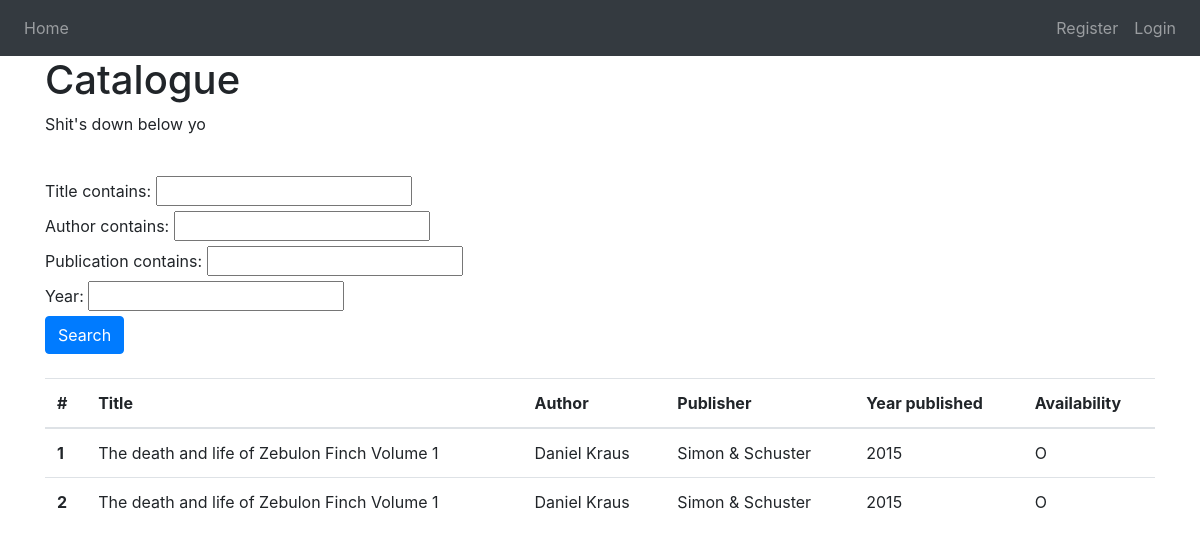
/catalogue/, run on the app's committed database.
### book/models.py (models this page shows, shortened)
class Book(models.Model):
    title = models.CharField(max_length=100)
    author = models.CharField(max_length=100)
    publication = models.CharField(max_length=100)
    year = models.IntegerField()
    available = models.BooleanField(default=True)

### book/views.py (the view)
# urls.py: path('catalogue/', views.catalogue, name='catalogue'),
def catalogue(request):
    books = Book.objects.all()
    myFilter = BookFilter(request.GET, queryset=books)
    books = myFilter.qs
    context = {
        'books': books,
        'myFilter': myFilter
    }
    return render(request, 'catalogue.html', context)

### templates/catalogue.html (shortened to what this page needs)
{% extends "base.html" %}
{% block content %}
<h1>Catalogue</h1>
<p>Shit's down below yo</p>
<br>
    <form method="get">
        {{myFilter.form}}
        <button class="btn btn-primary" type="submit">Search</button>
    </form>
<br>
    <table class="table">
        <thead>
            <tr>
                <th scope="col">#</th>
                <th scope="col">Title</th>
                <th scope="col">Author</th>
                <th scope="col">Publisher</th>
                <th scope="col">Year published</th>
                <th scope="col">Availability</th>
            </tr>
        </thead>
        <tbody>
            {% for book in books %}
                <tr>
                <th scope="row">{{ forloop.counter }}</th>
                <td>{{ book.title }}</td>
                <td>{{ book.author }}</td>
                <td>{{ book.publication }}</td>
                <td>{{ book.year}}</td>
                <td>{{ book.available|yesno:"O,X" }}</td>
                </tr>
            {% endfor %}
        </tbody>
  </table>
{% endblock %}

### templates/base.html (shortened to what this page needs)
<!DOCTYPE html>
<html>
  <head>
    <link
      rel="stylesheet"
      href="https://stackpath.bootstrapcdn.com/bootstrap/4.4.1/css/bootstrap.min.css"
    />
    <link
      rel="stylesheet"
      href="https://stackpath.bootstrapcdn.com/font-awesome/4.7.0/css/font-awesome.min.css"
    />
  </head>
  <body>
    <nav class="navbar navbar-expand-lg navbar-dark bg-dark">
      <div class="collapse navbar-collapse" id="navbar">
        <div class="navbar-nav mr-auto">
          <a class="nav-item nav-link" id="home" href="/">Home</a>
        </div>
        <div class="navbar-nav ml-auto">
          {% if user.is_authenticated %}
          <div class="nav-item dropdown">
            <a class="nav-link dropdown-toggle" href="#" id="userDropdown" role="button" data-toggle="dropdown" aria-haspopup="true" aria-expanded="false">
              {{ user.username }}
            </a>
            <div class="dropdown-menu" aria-labelledby="userDropdown">
              <a class="dropdown-item" href="{% url 'logout' %}">Logout</a>
            </div>
          </div>
          {% else %}
          <a class="nav-item nav-link" href="{% url 'register' %}">Register</a>
          <a class="nav-item nav-link" href="{% url 'login' %}">Login</a>
          {% endif %}
        </div>
      </div>
    </nav>
    <div class="container">{% block content %} {% endblock %}</div>
  </body>
</html>

### data on the page
Book: title "The death and life of Zebulon Finch Volume 1", author "Daniel Kraus", publication "Simon & Schuster", year "2015", available "O"
Book: title "The death and life of Zebulon Finch Volume 1", author "Daniel Kraus", publication "Simon & Schuster", year "2015", available "O"
